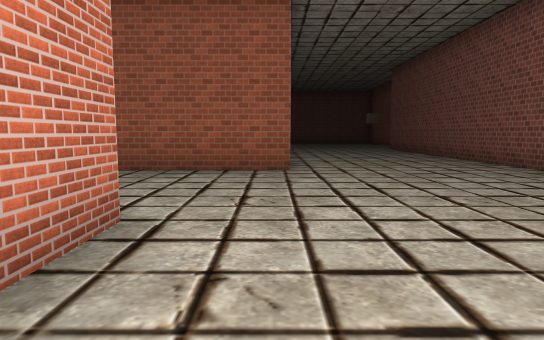
view 1 (above)

16 first-person views from a walk through a 3-D level made in the Unity game engine. The camera is 1.3 m above the floor, tilts 6° down and sees 75° across. The floor is counted in squares, 2 m on a side. Each view is taken from the middle of a square. On the plan, view 1 faces up. The plan holds only what a view shows up to about 10 squares ahead; the rest is blank. The place goes on beyond the plan. The player is left out. Some surface patterns are stand-ins.

view 2
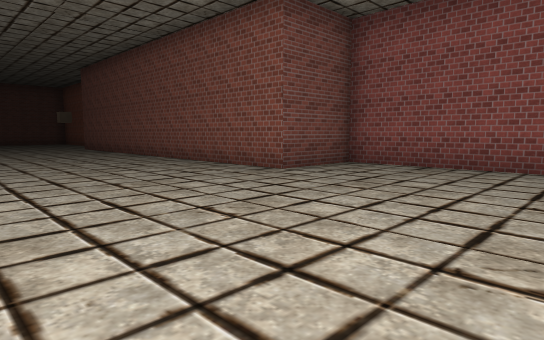

view 3
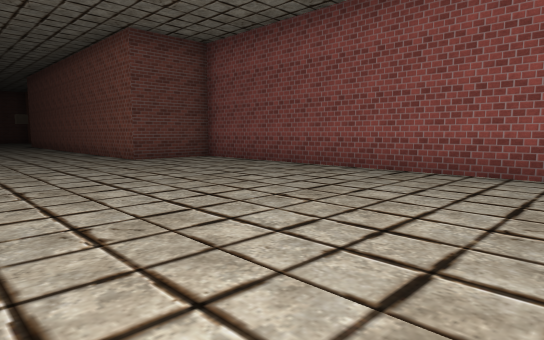

view 4
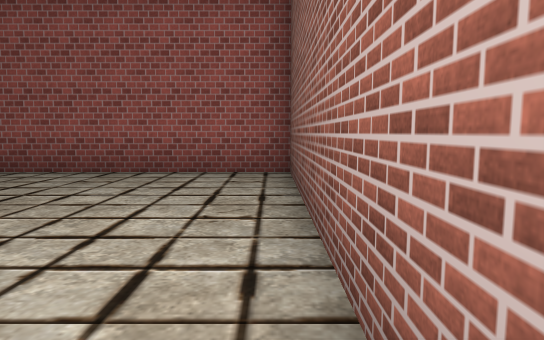

view 5
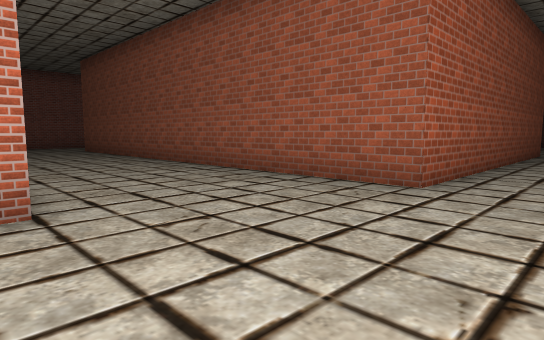

view 6
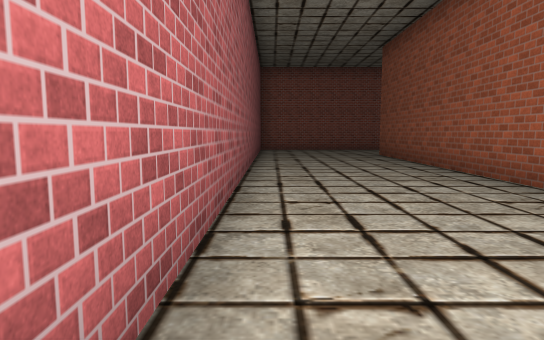

view 7
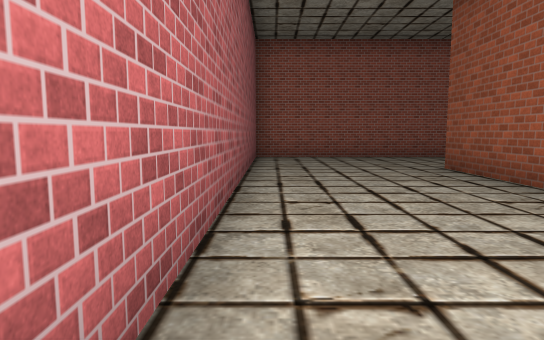

view 8
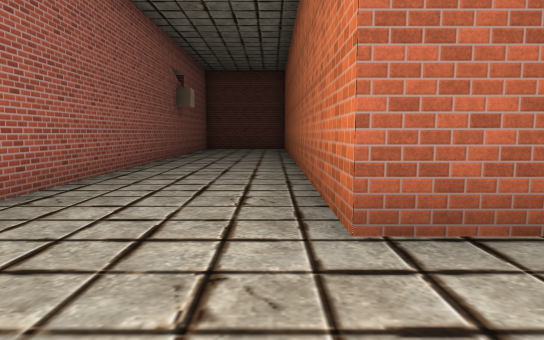

view 9
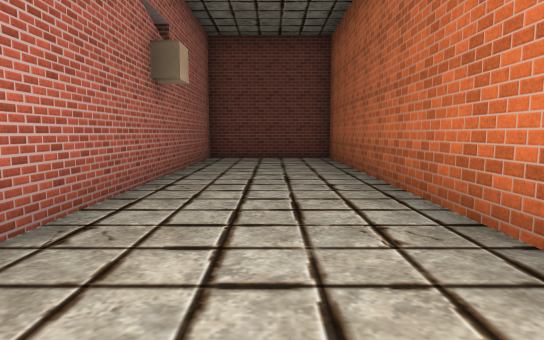

view 10
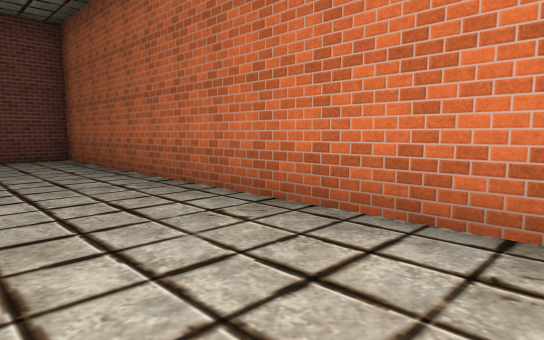

view 11
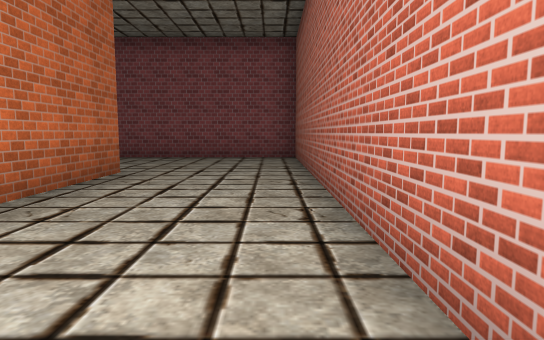

view 12
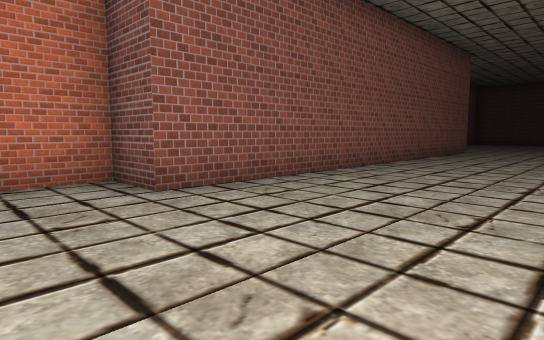

view 13
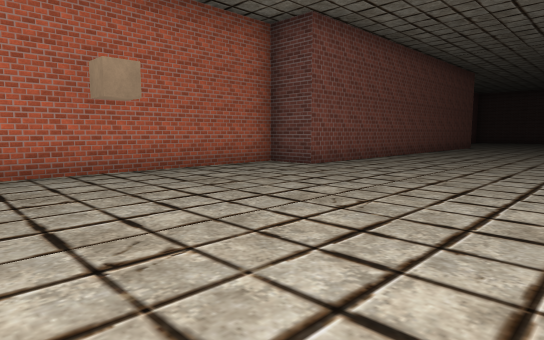

view 14
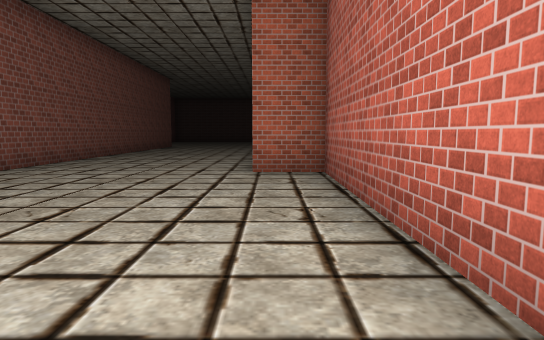

view 15
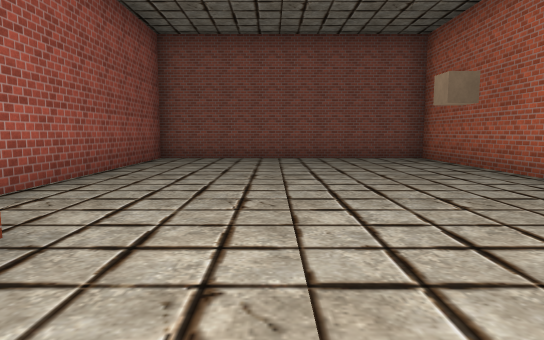

view 16
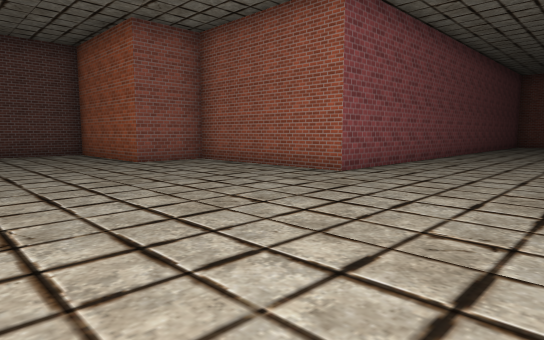

### Floor plan
Points are (right, up) in squares from view 1. A wall is a line through its corners. A room is listed if a view was taken in it or the views show most of it. See-through windows are left out.
Room 1 (views 1, 2, 3, 4, 5, 6, 7, 8, 9, 10, 11, 12, 13, 14, 15, 16)
walls: (1, -5.3) (6.9, -5.3) (6.9, 3.4) (4.7, 3.4) (4.7, 14.1) (5.9, 14.1) (5.9, 21.1) (-0.9, 21.1) (-0.9, 14.1) (0.3, 14.1) (0.3, 6.2) (-11.5, 6.2) (-11.5, 18.2) (-14.6, 18.2) (-14.6, 2.6) (-1.1, 2.6) (-1.1, -1.6) (0.6, -1.6) (0.6, -4.9)

Where each view was taken, in squares from view 1:
view 1: 0 up, 0 right, facing up
view 2: 1 down, 0 right, facing up-right
view 3: 5 down, 1 right, facing up-right
view 4: 5 down, 1 right, facing right
view 5: 2 up, 2 right, facing up-left
view 6: 3 up, 1 left, facing left
view 7: 3 up, 5 left, facing left
view 8: 4 up, 12 left, facing up
view 9: 9 up, 13 left, facing up
view 10: 9 up, 14 left, facing up-right
view 11: 12 up, 14 left, facing down
view 12: 16 up, 1 right, facing down-right
view 13: 20 up, 0 right, facing down-right
view 14: 20 up, 0 right, facing down
view 15: 12 up, 2 right, facing up
view 16: 6 up, 4 right, facing down-left
